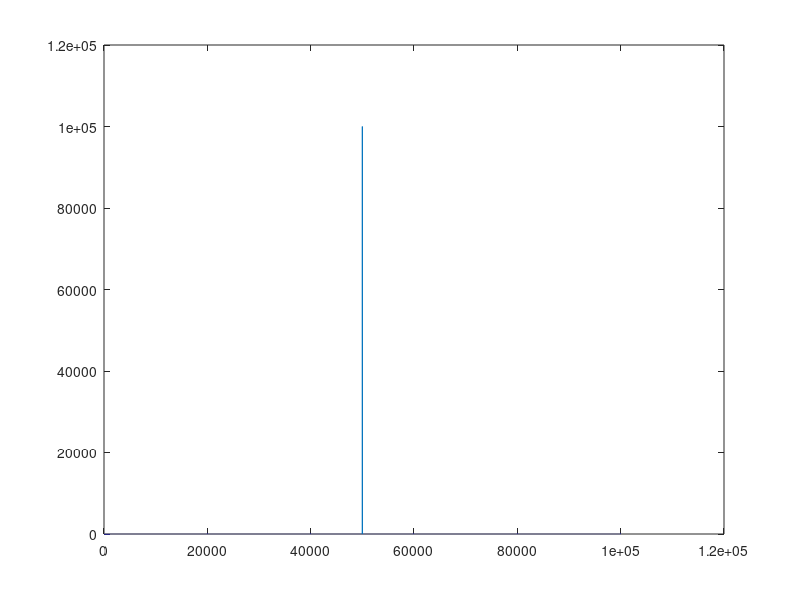

MATLAB code to generate this figure:
clear, clc, close all

t = 0:0.0001:10;

fc = 2.4e9;

s = cos(2*pi*fc*t);

S = fft(s);

plot(abs(fftshift(S)))
